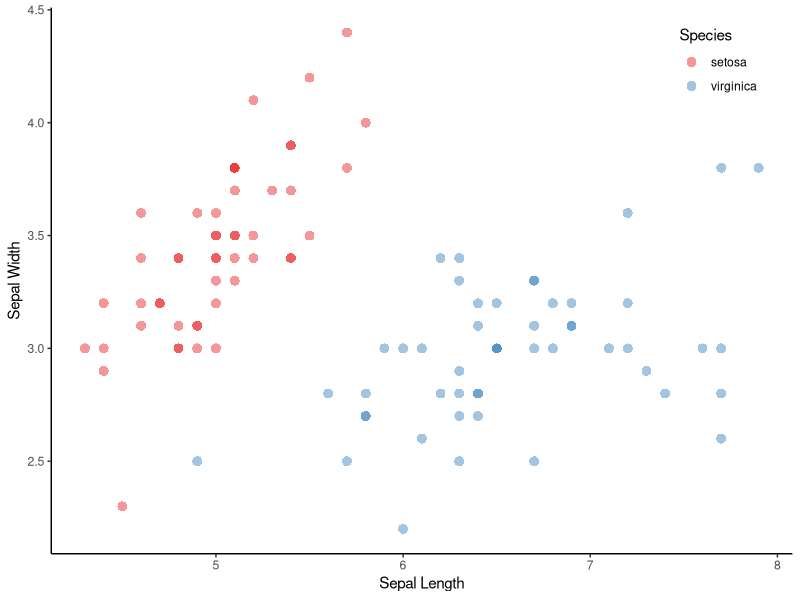
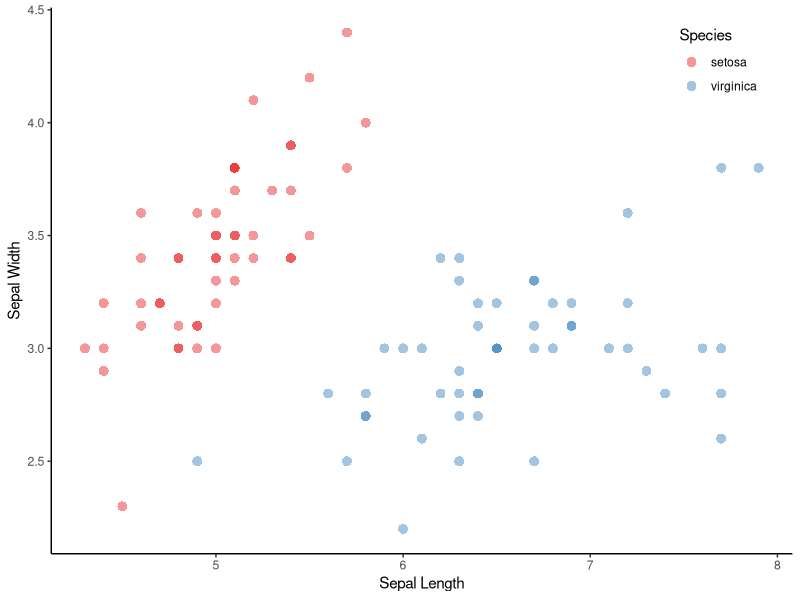

Generate these figures, in order, with R: (Note: this script raises an error after producing the figures.)
# Kernlab Support Vector Machines on mtcars

library(kernlab)
library(ggplot2)
set.seed(6) #reproducibility
x = rbind(matrix(rnorm(120), , 2), matrix(rnorm(120, mean = 3), , 2)) #vector with 120 rows and 2 columns
y <- rep(c(-1,1), each = 60)



testData <- iris[iris$Species %in% c("setosa", "virginica"),]
testData$Species <- as.character(testData$Species)
d = data.frame(x1 = testData$Sepal.Length, x2 = testData$Sepal.Width, y = testData$Species)

ggplot(d, aes(x1, x2, col = y)) +
  geom_point(shape = 16, size = 3, alpha = 0.45)  +
  labs(x = "Sepal Length", y = "Sepal Width") +
  scale_colour_brewer("Species", palette = "Set1") +
  theme_classic() +
  theme(rect = element_blank(),
        legend.position = c(0.9, 0.9))

ggsave("iris_svm_0.pdf", height = 7, width = 7, units = "in")

svp = ksvm(y ~ x1 + x2, data = d, type = "C-svc", C = 1, kernel = "vanilladot")
pdf("svm.pdf", bg = "transparent")
# plot(svp, data = d, xlim = c(2, 4.5), ylim = c(4, 8))
plot(svp, data = d)
str(svp)
dev.off()
sum(d$y == predict(svp, d))


# svp = ksvm(y ~ x1 + x2, data = d, type = "C-svc", C = 1, kernel = "rbfdot")
# sum(d$y == predict(svp, d))
# plot(svp, data = d)
#
# svp = ksvm(y ~ x1 + x2, data = d, type = "C-svc", C = 10, kernel = "rbfdot")
# sum(d$y == predict(svp, d))
# plot(svp, data = d)
